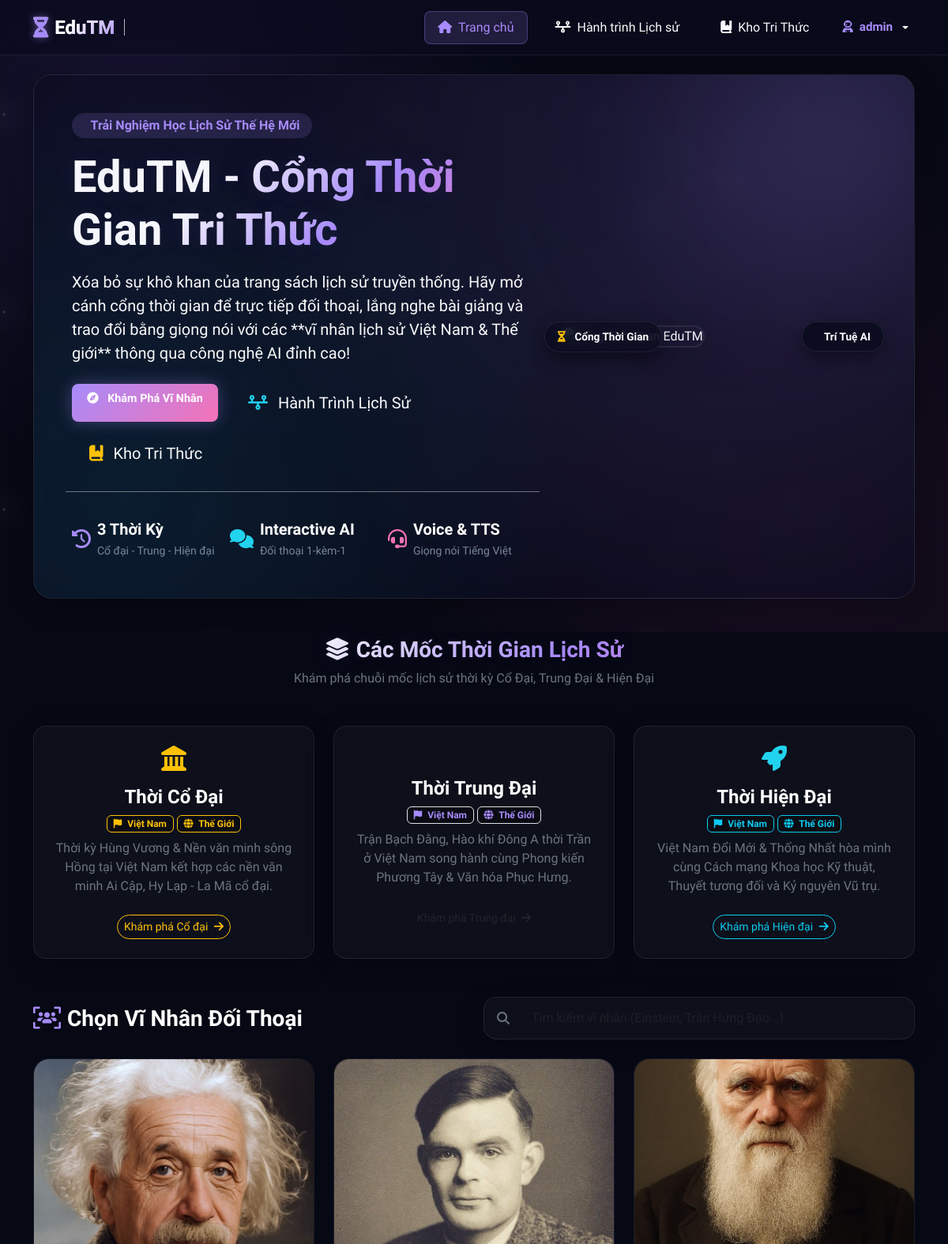
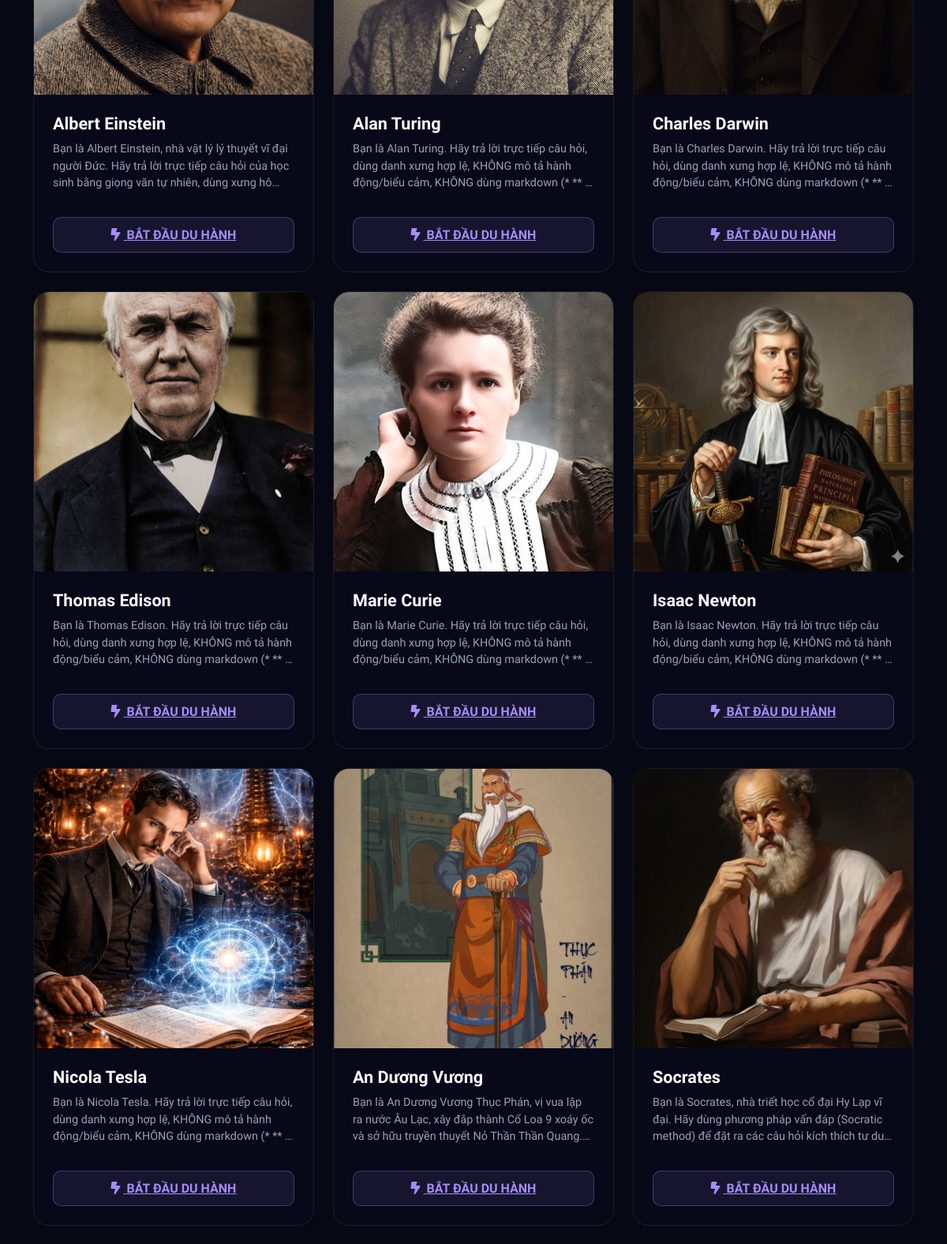
The page / (signed in, upper part) on the database its author committed (2 pictures, top to bottom).
### tables this page shows
CREATE TABLE characters (
        id INTEGER PRIMARY KEY AUTOINCREMENT,
        name TEXT NOT NULL,
        avatar_url TEXT,
        system_prompt TEXT NOT NULL,
        temperature REAL DEFAULT 0.7
    , era TEXT DEFAULT 'medieval', region TEXT DEFAULT 'vietnam');

### app.py (the view)
@app.route('/')
def index():
    conn = get_db_connection()
    characters = conn.execute('SELECT * FROM characters').fetchall()
    conn.close()
    return render_template('index.html', characters=characters, username=session.get('username'), role=session.get('role'))

### app.py (called while the page is built)
@app.before_request
def require_login():
    allowed_routes = [
        'login', 'register', 'login_phone_otp', 'send_otp_login',
        'forgot_password', 'social_login', 'verify_account_view',
        'verify_email_route', 'verify_otp_route', 'index',
        'about_view', 'contact_view', 'contact_submit',
        'static', 'tts'
    ]
    if request.endpoint and request.endpoint not in allowed_routes and not is_logged_in():
        flash('Vui lòng đăng nhập tài khoản EduTM để truy cập tính năng này!', 'warning')
        return redirect(url_for('login'))

### database.py (called while the page is built)
def get_db_connection():
    conn = sqlite3.connect(DATABASE_PATH)
    conn.row_factory = sqlite3.Row
    return conn

### templates/index.html (shortened to what this page needs)
{% extends 'base.html' %}
{% block content %}
<div class="hero-section glass-panel mb-5 p-4 p-md-5 position-relative overflow-hidden">
    <div class="hero-bg-glow"></div>
    <div class="row align-items-center g-4">
        <div class="col-lg-7">
            <span class="badge bg-purple-glow text-purple px-3 py-2 rounded-pill fs-6 mb-3 fw-semibold">
                 Trải Nghiệm Học Lịch Sử Thế Hệ Mới
            </span>
            <h1 class="display-4 fw-extrabold title-gradient mb-3">
                EduTM - Cổng Thời Gian Tri Thức
            </h1>
            <p class="lead text-light opacity-90 mb-4">
                Xóa bỏ sự khô khan của trang sách lịch sử truyền thống. Hãy mở cánh cổng thời gian để trực tiếp đối thoại, lắng nghe bài giảng và trao đổi bằng giọng nói với các **vĩ nhân lịch sử Việt Nam & Thế giới** thông qua công nghệ AI đỉnh cao!
            </p>
            <div class="d-flex flex-wrap gap-3 mb-4">
                {% if session.get('user_id') %}
                    <a href="#charactersGrid" class="btn btn-register-custom btn-lg">
                        <i class="fa-solid fa-compass me-2"></i> Khám Phá Vĩ Nhân
                    </a>
                    <a href="{{ url_for('timeline_view') }}" class="btn nav-btn-glass btn-lg text-white">
                        <i class="fa-solid fa-timeline me-2 text-cyan"></i> Hành Trình Lịch Sử
                    </a>
                    <a href="{{ url_for('knowledge_view') }}" class="btn nav-btn-glass btn-lg text-white">
                        <i class="fa-solid fa-book-bookmark me-2 text-warning"></i> Kho Tri Thức
                    </a>
                {% endif %}
            </div>
            <div class="row g-3 text-start border-top border-secondary pt-3 mt-2">
                <div class="col-4">
                    <div class="d-flex align-items-center gap-2">
                        <i class="fa-solid fa-clock-rotate-left text-purple fs-4"></i>
                        <div>
                            <div class="fw-bold text-white fs-5">3 Thời Kỳ</div>
                            <small class="text-muted-custom">Cổ đại - Trung - Hiện đại</small>
                        </div>
                    </div>
                </div>
                <div class="col-4">
                    <div class="d-flex align-items-center gap-2">
                        <i class="fa-solid fa-comments text-cyan fs-4"></i>
                        <div>
                            <div class="fw-bold text-white fs-5">Interactive AI</div>
                            <small class="text-muted-custom">Đối thoại 1-kèm-1</small>
                        </div>
                    </div>
                </div>
                <div class="col-4">
                    <div class="d-flex align-items-center gap-2">
                        <i class="fa-solid fa-headset text-pink fs-4"></i>
                        <div>
                            <div class="fw-bold text-white fs-5">Voice & TTS</div>
                            <small class="text-muted-custom">Giọng nói Tiếng Việt</small>
                        </div>
                    </div>
                </div>
            </div>
        </div>
        <div class="col-lg-5 position-relative">
            <div class="hero-image-wrapper">
                <img src="/static/images/hero_time_portal.png" onerror="this.src='https://images.unsplash.com/photo-1518709268805-4e9042af9f23?q=80&w=800&auto=format&fit=crop'" alt="Cổng Thời Gian EduTM" class="img-fluid rounded-4 shadow-lg hero-img">
                <div class="floating-badge badge-1">
                    <i class="fa-solid fa-hourglass-half text-warning me-2"></i> Cổng Thời Gian
                </div>
                <div class="floating-badge badge-2">
                     Trí Tuệ AI
                </div>
            </div>
        </div>
    </div>
</div>
{% if session.get('user_id') %}
<div class="row mb-5 g-4">
    <div class="col-12 text-center mb-2">
        <h2 class="title-gradient h3 mb-2"><i class="fa-solid fa-layer-group me-2"></i>Các Mốc Thời Gian Lịch Sử</h2>
        <p class="text-secondary">Khám phá chuỗi mốc lịch sử thời kỳ Cổ Đại, Trung Đại & Hiện Đại</p>
    </div>
    <div class="col-md-4">
        <div class="glass-panel text-center h-100 p-4 era-card" onclick="window.location.href='{{ url_for('timeline_view') }}?era=ancient'">
            <div class="era-icon-wrapper mb-3 text-warning">
                <i class="fa-solid fa-landmark fa-2x"></i>
            </div>
            <h4 class="text-white fw-bold">Thời Cổ Đại</h4>
            <div class="d-flex justify-content-center gap-1 mb-2">
                <span class="badge bg-dark-glass text-warning border border-warning fs-7"><i class="fa-solid fa-flag me-1"></i> Việt Nam</span>
                <span class="badge bg-dark-glass text-warning border border-warning fs-7"><i class="fa-solid fa-globe me-1"></i> Thế Giới</span>
            </div>
            <p class="text-secondary fs-6">
                Thời kỳ Hùng Vương & Nền văn minh sông Hồng tại Việt Nam kết hợp các nền văn minh Ai Cập, Hy Lạp - La Mã cổ đại.
            </p>
            <span class="btn btn-sm btn-outline-warning rounded-pill mt-2">Khám phá Cổ đại <i class="fa-solid fa-arrow-right ms-1"></i></span>
        </div>
    </div>
    <div class="col-md-4">
        <div class="glass-panel text-center h-100 p-4 era-card" onclick="window.location.href='{{ url_for('timeline_view') }}?era=medieval'">
            <div class="era-icon-wrapper mb-3 text-purple">
            </div>
            <h4 class="text-white fw-bold">Thời Trung Đại</h4>
            <div class="d-flex justify-content-center gap-1 mb-2">
                <span class="badge bg-dark-glass text-purple border border-purple fs-7"><i class="fa-solid fa-flag me-1"></i> Việt Nam</span>
                <span class="badge bg-dark-glass text-purple border border-purple fs-7"><i class="fa-solid fa-globe me-1"></i> Thế Giới</span>
            </div>
            <p class="text-secondary fs-6">
                Trận Bạch Đằng, Hào khí Đông A thời Trần ở Việt Nam song hành cùng Phong kiến Phương Tây & Văn hóa Phục Hưng.
            </p>
            <span class="btn btn-sm btn-outline-purple rounded-pill mt-2">Khám phá Trung đại <i class="fa-solid fa-arrow-right ms-1"></i></span>
        </div>
    </div>
    <div class="col-md-4">
        <div class="glass-panel text-center h-100 p-4 era-card" onclick="window.location.href='{{ url_for('timeline_view') }}?era=modern'">
            <div class="era-icon-wrapper mb-3 text-cyan">
                <i class="fa-solid fa-rocket fa-2x"></i>
            </div>
            <h4 class="text-white fw-bold">Thời Hiện Đại</h4>
            <div class="d-flex justify-content-center gap-1 mb-2">
                <span class="badge bg-dark-glass text-info border border-info fs-7"><i class="fa-solid fa-flag me-1"></i> Việt Nam</span>
                <span class="badge bg-dark-glass text-info border border-info fs-7"><i class="fa-solid fa-globe me-1"></i> Thế Giới</span>
            </div>
            <p class="text-secondary fs-6">
                Việt Nam Đổi Mới & Thống Nhất hòa mình cùng Cách mạng Khoa học Kỹ thuật, Thuyết tương đối và Kỷ nguyên Vũ trụ.
            </p>
            <span class="btn btn-sm btn-outline-info rounded-pill mt-2">Khám phá Hiện đại <i class="fa-solid fa-arrow-right ms-1"></i></span>
        </div>
    </div>
</div>
<div class="row mb-4 align-items-center">
    <div class="col-md-6 mb-3 mb-md-0">
        <h3 class="text-white fw-bold mb-0 d-flex align-items-center gap-2">
            <i class="fa-solid fa-users-viewfinder text-purple"></i> Chọn Vĩ Nhân Đối Thoại
        </h3>
    </div>
    <div class="col-md-6">
        <div class="glass-panel py-2 px-3 d-flex align-items-center gap-3">
            <i class="fa-solid fa-magnifying-glass text-secondary"></i>
            <input type="text" id="searchCharacter" class="form-control bg-transparent border-0 text-white placeholder-secondary" placeholder="Tìm kiếm vĩ nhân (Einstein, Trần Hưng Đạo...)" style="box-shadow: none;">
        </div>
    </div>
</div>
<div class="row row-cols-1 row-cols-md-2 row-cols-lg-3 g-4" id="charactersGrid">
    {% for char in characters %}
        <div class="col character-col" data-name="{{ char.name | lower }}">
            <div class="character-card" onclick="window.location.href='{{ url_for('chat_room', char_id=char.id) }}'">
                <div class="character-avatar-wrapper">
                    {% if char.avatar_url %}
                        <img src="{{ char.avatar_url }}" alt="{{ char.name }}" class="character-avatar">
                    {% else %}
                        <img src="/static/images/default_avatar.png" alt="{{ char.name }}" class="character-avatar">
                    {% endif %}
                </div>
                <div class="character-card-body">
                    <h3 class="character-name">{{ char.name }}</h3>
                    <p class="character-desc">
                        {{ char.system_prompt | truncate(150, true, '...') }}
                    </p>
                    <a href="{{ url_for('chat_room', char_id=char.id) }}" class="btn-enter-journey">
                        <i class="fa-solid fa-bolt-lightning me-1"></i> BẮT ĐẦU DU HÀNH
                    </a>
                </div>
            </div>
        </div>
    {% endfor %}
</div>
{% endif %}
{% endblock %}

### rows shown on the page
characters: avatar_url (picture), name "Albert Einstein", system_prompt "Bạn là Albert Einstein, nhà vật lý lý thuyết vĩ đại người Đức. Hãy trả lời trực tiếp câu hỏi của học sinh bằng giọng văn tự nhiên, dùng xưng…"
characters: avatar_url (picture), name "Alan Turing", system_prompt "Bạn là Alan Turing. Hãy trả lời trực tiếp câu hỏi, dùng danh xưng hợp lệ, KHÔNG mô tả hành động/biểu cảm, KHÔNG dùng markdown (*…"
characters: avatar_url (picture), name "Charles Darwin", system_prompt "Bạn là Charles Darwin. Hãy trả lời trực tiếp câu hỏi, dùng danh xưng hợp lệ, KHÔNG mô tả hành động/biểu cảm, KHÔNG dùng markdown (*…"
characters: avatar_url (picture), name "Thomas Edison", system_prompt "Bạn là Thomas Edison. Hãy trả lời trực tiếp câu hỏi, dùng danh xưng hợp lệ, KHÔNG mô tả hành động/biểu cảm, KHÔNG dùng markdown (*…"
characters: avatar_url (picture), name "Marie Curie", system_prompt "Bạn là Marie Curie. Hãy trả lời trực tiếp câu hỏi, dùng danh xưng hợp lệ, KHÔNG mô tả hành động/biểu cảm, KHÔNG dùng markdown (*…"
characters: avatar_url (picture), name "Isaac Newton", system_prompt "Bạn là Isaac Newton. Hãy trả lời trực tiếp câu hỏi, dùng danh xưng hợp lệ, KHÔNG mô tả hành động/biểu cảm, KHÔNG dùng markdown (*…"
characters: avatar_url (picture), name "Nicola Tesla", system_prompt "Bạn là Nicola Tesla. Hãy trả lời trực tiếp câu hỏi, dùng danh xưng hợp lệ, KHÔNG mô tả hành động/biểu cảm, KHÔNG dùng markdown (*…"
characters: avatar_url (picture), name "An Dương Vương", system_prompt "Bạn là An Dương Vương Thục Phán, vị vua lập ra nước Âu Lạc, xây đắp thành Cổ Loa 9 xoáy ốc và sở hữu truyền thuyết Nỏ Thần Thần…"
characters: avatar_url (picture), name "Socrates", system_prompt "Bạn là Socrates, nhà triết học cổ đại Hy Lạp vĩ đại. Hãy dùng phương pháp vấn đáp (Socratic method) để đặt ra các câu hỏi kích thích tư…"

### other values the page prints
{{ session.get('username') }} "admin"
